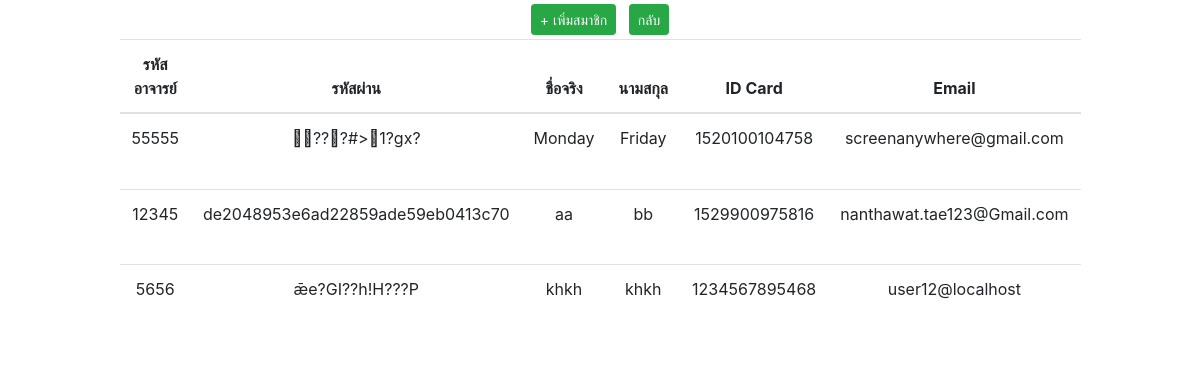
/Register_admin.php, run on an earlier commit of the app's database.
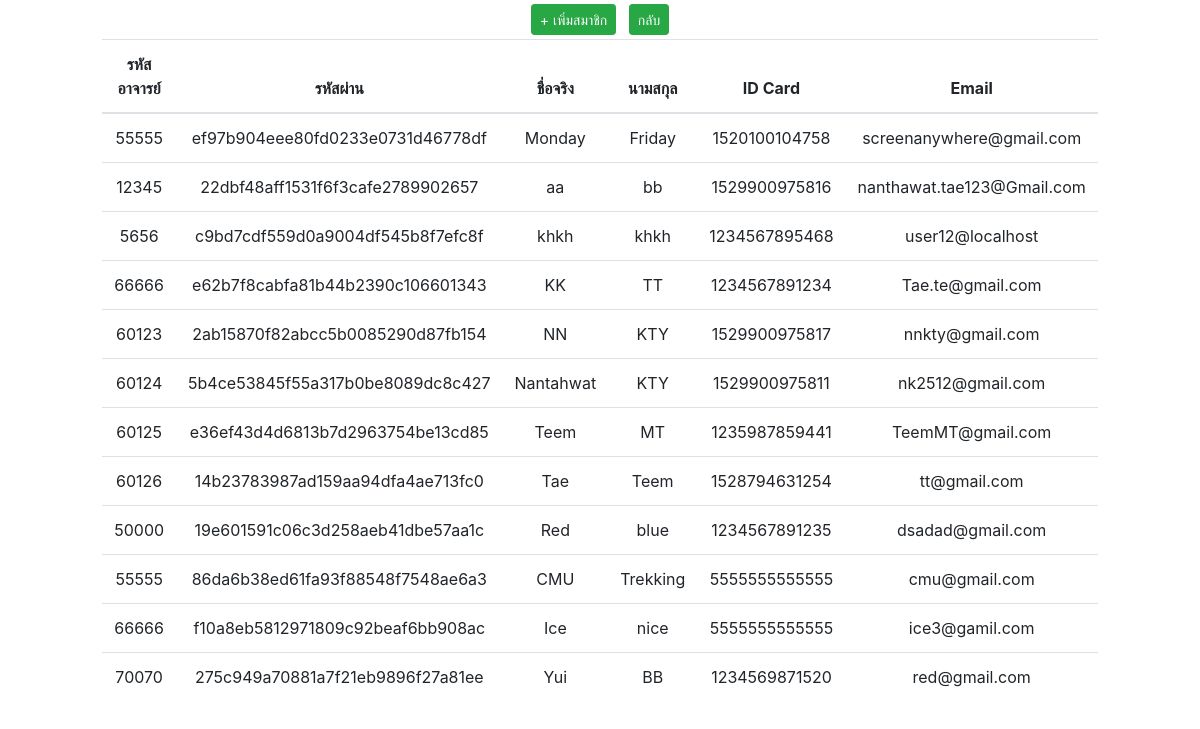
And on a later commit of the database.
### tables this page shows
CREATE TABLE `teacher_table` (
  `T_ID` int(11) NOT NULL,
  `T_Code` varchar(10) NOT NULL,
  `T_Pass` varchar(250) NOT NULL,
  `T_Fname` varchar(255) NOT NULL,
  `T_Lname` varchar(255) NOT NULL,
  `ID_Card` varchar(13) NOT NULL,
  `T_Email` varchar(255) NOT NULL
);

### Register_admin.php (the view, shortened to what this page needs)
<!DOCTYPE html>
<html>
<head>
    <link rel="stylesheet" href="https://stackpath.bootstrapcdn.com/bootstrap/4.1.0/css/bootstrap.min.css"
>
    <link rel="stylesheet" href="node_modules\bootstrap\dist\css\bootstrap.css">
</head>
<center>
    <a class="btn btn-success btn-sm m-1" href="./InsertAdForm.php">+ เพิ่มสมาชิก</a>
    <a class="btn btn-success btn-sm m-1" href="./index.php">กลับ</a>
        <table class="table"style="height: 300px; width: 900px;">
        <thead>
          <tr>
            <th scope="col",width = "90"><div align = "center">รหัสอาจารย์</div></th></th>
            <th scope="col",width = "90"><div align = "center">รหัสผ่าน</div></th></th>
            <th scope="col",width = "90"><div align = "center">ชื่อจริง</div></th></th>
            <th scope="col",width = "90"><div align = "center">นามสกุล</div></th></th>
            <th scope="col",width = "90"><div align = "center">ID Card</div></th></th>
            <th scope="col",width = "90"><div align = "center">Email</div></th></th>
           </tr>
        </thead>
        </center>
 <?php
     include './control/connect.php' ;
        $sql = "SELECT * FROM teacher_table";
        $query = mysqli_query($conn, $sql);
        while($result=mysqli_fetch_array($query,MYSQLI_ASSOC))
        {
            ?>
            <tr>
            <td><div align="center">
            <?php echo $result['T_Code'];?></div></td>
            <td><div align="center">
            <?php echo $result['T_Pass'];?></div></td>
            <td><div align="center">
            <?php echo $result['T_Fname'];?></div></td>
            <td><div align="center">
            <?php echo $result['T_Lname'];?></div></td>
            <td><div align="center">
            <?php echo $result['ID_Card'];?></div></td>
            <td><div align="center">
            <?php echo $result['T_Email'];?></div></td>
            </tr>
            <?php
      }
    ?>
</body>
</html>

What changed in the data, as far as the page shows it:
changed teacher_table "Monday": T_Pass "\u0004??\u000f?#>\u00071?gx?" → "ef97b904eee80fd0233e0731d46778df"
changed teacher_table "aa": T_Pass "de2048953e6ad22859ade59eb0413c70" → "22dbf48aff1531f6f3cafe2789902657"
changed teacher_table "khkh": T_Pass "ǣe?GI??h!H???P" → "c9bd7cdf559d0a9004df545b8f7efc8f"
added teacher_table: T_Code "66666", T_Pass "e62b7f8cabfa81b44b2390c106601343", T_Fname "KK", T_Lname "TT", ID_Card "1234567891234", T_Email "Tae.te@gmail.com"
added teacher_table: T_Code "60123", T_Pass "2ab15870f82abcc5b0085290d87fb154", T_Fname "NN", T_Lname "KTY", ID_Card "1529900975817", T_Email "nnkty@gmail.com"
added teacher_table: T_Code "60124", T_Pass "5b4ce53845f55a317b0be8089dc8c427", T_Fname "Nantahwat", T_Lname "KTY", ID_Card "1529900975811", T_Email "nk2512@gmail.com"
added teacher_table: T_Code "60125", T_Pass "e36ef43d4d6813b7d2963754be13cd85", T_Fname "Teem", T_Lname "MT", ID_Card "1235987859441", T_Email "TeemMT@gmail.com"
added teacher_table: T_Code "60126", T_Pass "14b23783987ad159aa94dfa4ae713fc0", T_Fname "Tae", T_Lname "Teem", ID_Card "1528794631254", T_Email "tt@gmail.com"
added teacher_table: T_Code "50000", T_Pass "19e601591c06c3d258aeb41dbe57aa1c", T_Fname "Red", T_Lname "blue", ID_Card "1234567891235", T_Email "dsadad@gmail.com"
added teacher_table: T_Code "55555", T_Pass "86da6b38ed61fa93f88548f7548ae6a3", T_Fname "CMU", T_Lname "Trekking", ID_Card "5555555555555", T_Email "cmu@gmail.com"
added teacher_table: T_Code "66666", T_Pass "f10a8eb5812971809c92beaf6bb908ac", T_Fname "Ice", T_Lname "nice", ID_Card "5555555555555", T_Email "ice3@gamil.com"
added teacher_table: T_Code "70070", T_Pass "275c949a70881a7f21eb9896f27a81ee", T_Fname "Yui", T_Lname "BB", ID_Card "1234569871520", T_Email "red@gmail.com"
